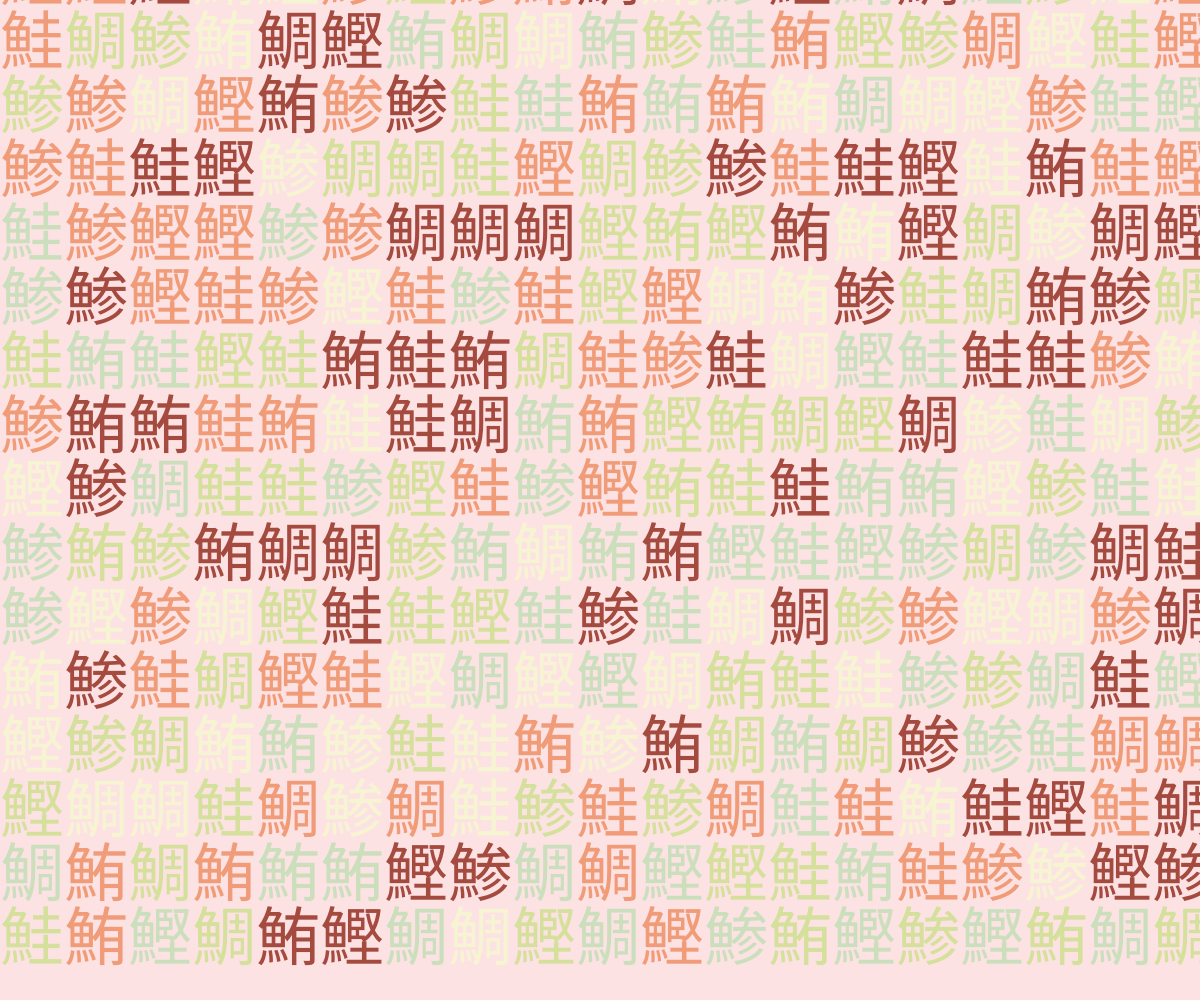
Frame 1 (no input)
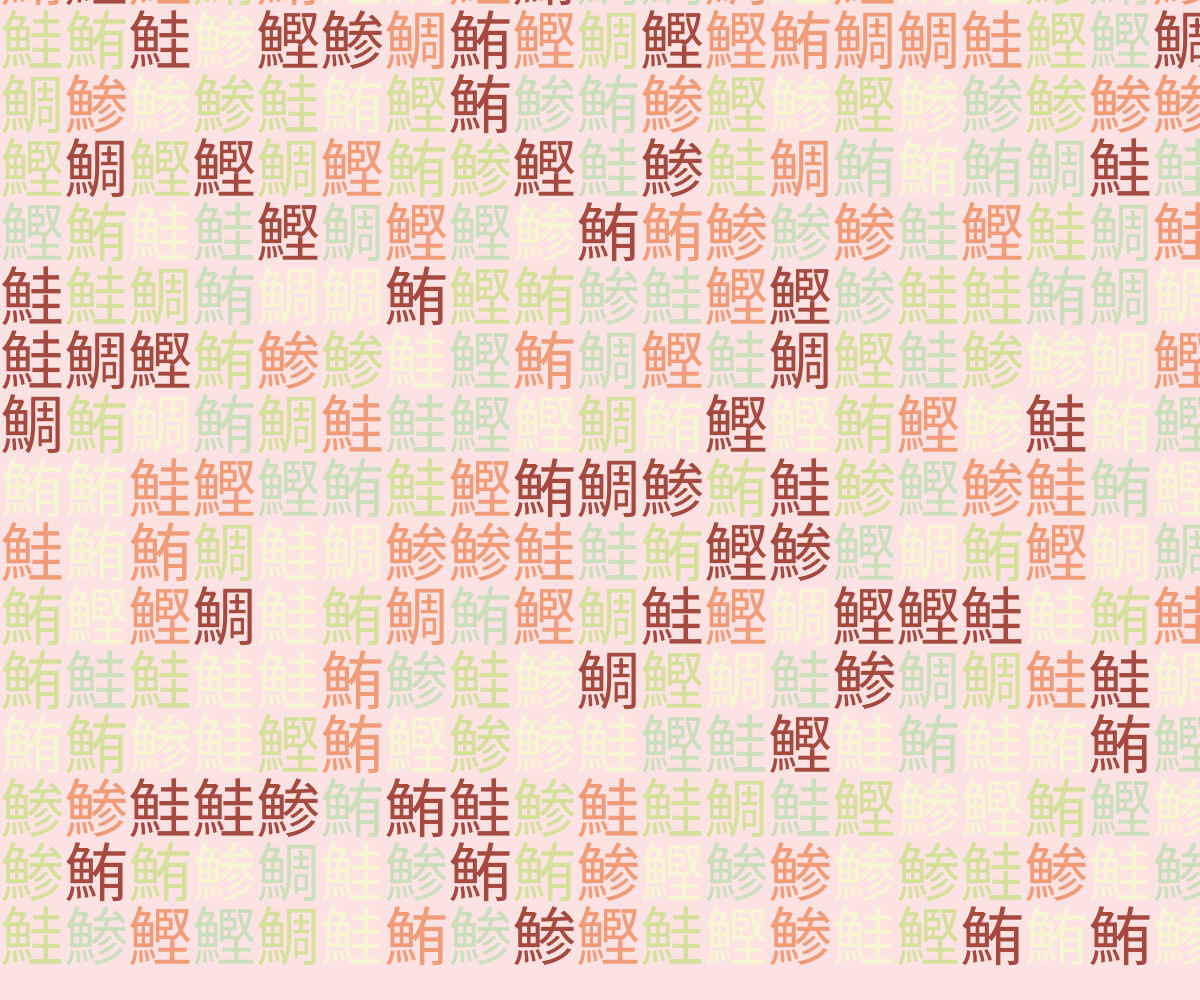
Frame 2 (the mouse pressed at the canvas centre, redrawn once)

The p5.js sketch that drew these frames (run headless with seeded random() and noise() and a simulated clock; the mouse was pressed at the canvas centre and the sketch redrawn once):

// p5.js sketch
// ── sketch.js
"use strict";

const palette = ["#D4E09B", "#F6F4D2", "#CBDFBD", "#F19C79", "#A44A3F"];

const kanjis = ["鮪", "鮭", "鰹", "鯵", "鯛"];

//==========
// p5.js

function setup(){
	createCanvas(windowWidth, windowHeight);
	angleMode(DEGREES);
	noLoop();
}

function draw(){

	background("#FDE2E4");

	noStroke();
	strokeWeight();

	let size = 64;
	let rows = height / size;
	let cols = width / size;
	for(let r=0; r<rows; r++){
		for(let c=0; c<cols; c++){
			let pX = c * size;
			let pY = r * size;
			drawKanji(pX, pY, size);
		}
	}
}

function drawKanji(x, y, s){

	fill(getColor());

	let k = floor(random(palette.length));
	let kanji = kanjis[k];
	textSize(s);
	text(kanji, x, y);
}

function getColor(){
	let c = floor(random(palette.length));
	return palette[c];
}
